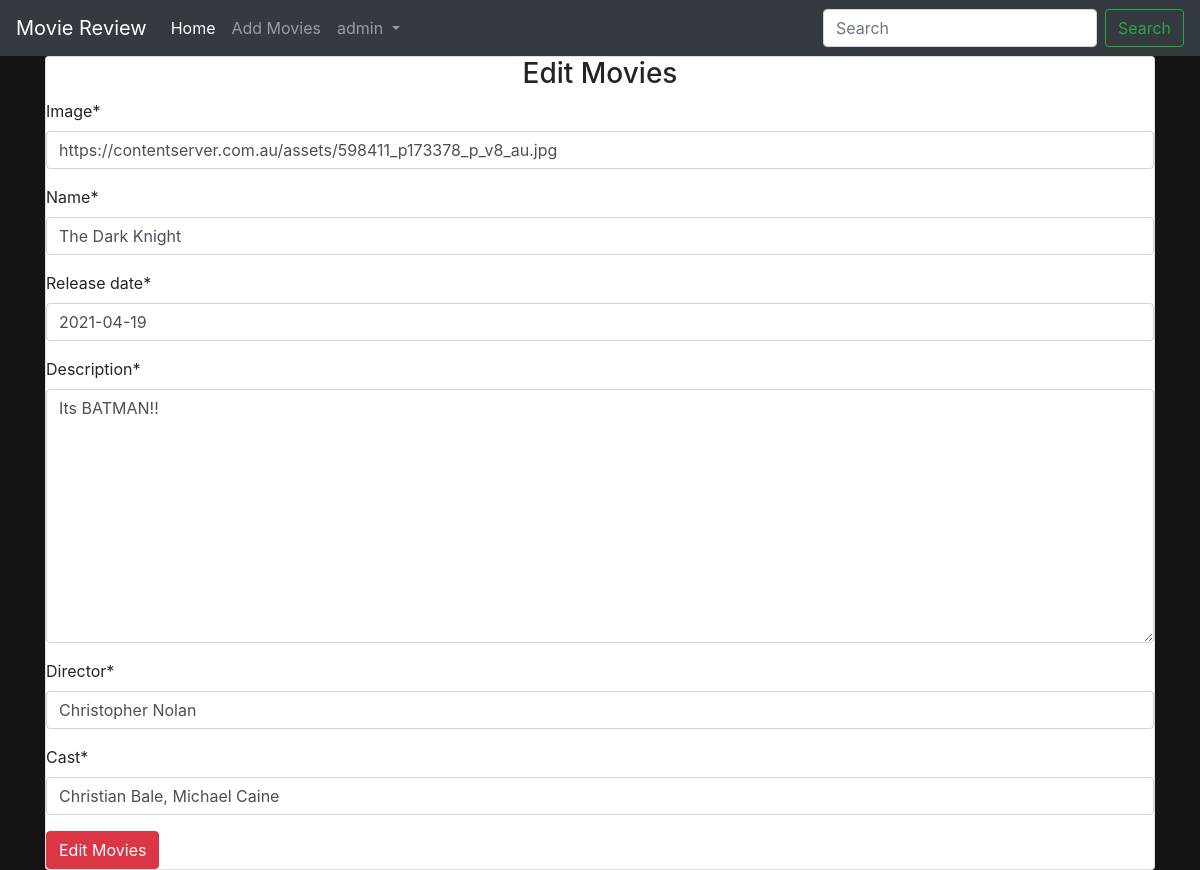
/editmovies/3 (signed in), run on the app's committed database.
### main/models.py (models this page shows, shortened)
class Movie(models.Model):
    name = models.CharField(max_length = 300)
    director = models.CharField(max_length = 300)
    cast = models.CharField(max_length = 800)
    description = models.TextField(max_length = 5000)
    release_date = models.DateField()
    averageRating = models.FloatField(default=0)
    image = models.URLField(default=None, null=True)

### main/views.py (the view)
# urls.py: path('editmovies/<int:id>', views.edit_movies, name="edit_movies"),
def edit_movies(request, id):
    if request.user.is_authenticated:
        if request.user.is_superuser:
            movie = Movie.objects.get(id=id)
            if request.method == "POST":
                form = MovieForm(request.POST or None, instance=movie)
                if form.is_valid():
                    data = form.save(commit=False)
                    data.save()
                    return redirect("main:detail", id)
            else:
                form = MovieForm(instance=movie)
            return render(request, 'main/addmovies.html', {"form": form, "controller": "Edit Movies"})
        else:
            return redirect("main:home")
    else:
        return redirect("accounts:login")

### main/forms.py
class MovieForm(forms.ModelForm):
    class Meta:
        model = Movie
        fields = {'name', 'cast', 'director', 'description', 'release_date', 'image'}

### main/templates/main/addmovies.html (shortened to what this page needs)
{% extends 'main/base.html' %}
{% load crispy_forms_tags %}
{% block content %}
<div class="container">
    <div class="card">
        <div class="card-content">
            <h3 class="text-center">{{ controller }}</h3>
            <form action="" method="POST">
                {{ form | crispy }}
                <input type="submit" value="{{ controller }}" class="btn btn-danger">
            </form>
        </div>
    </div>
</div>
{% endblock %}

### main/templates/main/base.html (shortened to what this page needs)
<!doctype html>
<html lang="en">
  <head>
    <link rel="stylesheet" href="https://maxcdn.bootstrapcdn.com/bootstrap/4.0.0/css/bootstrap.min.css">
    {% load staticfiles %}
    <link rel="stylesheet" href="{% static 'css/main.css' %}">
  </head>
  <body>
    <nav class="navbar navbar-expand-lg navbar-dark bg-dark text-white">
        <a class="navbar-brand" href="{% url 'main:home' %}">Movie Review</a>
        <div class="collapse navbar-collapse" id="navbarSupportedContent">
          <ul class="navbar-nav mr-auto">
            <li class="nav-item active">
              <a class="nav-link" href="{% url 'main:home' %}">Home <span class="sr-only">(current)</span></a>
            </li>
            <li class="nav-item">
              <a class="nav-link" href="{% url 'main:add_movies' %}">Add Movies</a>
            </li>
            {% if user.is_authenticated %}
            <li class="nav-item dropdown">
              <a class="nav-link dropdown-toggle" href="#" id="navbarDropdown" role="button" data-toggle="dropdown" aria-haspopup="true" aria-expanded="false">
                {{ user.username }}
              </a>
            </li>
            {% endif %}
          </ul>
          <form class="form-inline my-2 my-lg-0" method="GET" action="{% url 'main:home' %}">
            <input class="form-control mr-sm-2" type="search" placeholder="Search" aria-label="Search" name="title">
            <button class="btn btn-outline-success my-2 my-sm-0" type="submit">Search</button>
          </form>
        </div>
      </nav>
    {% block content %}
    {% endblock %}
  </body>
</html>

### main/static/css/main.css (style rules this page uses)
body { background-color: #151313; }

### data on the page
Movie: image "https://contentserver.com.au/assets/598411_p173378_p_v8_au.jpg", name "The Dark Knight", release_date "2021-04-19", description "Its BATMAN!!", director "Christopher Nolan", cast "Christian Bale, Michael Caine"

### other printed values
{{ user.username }} "admin"
{{ controller }} "Edit Movies"
